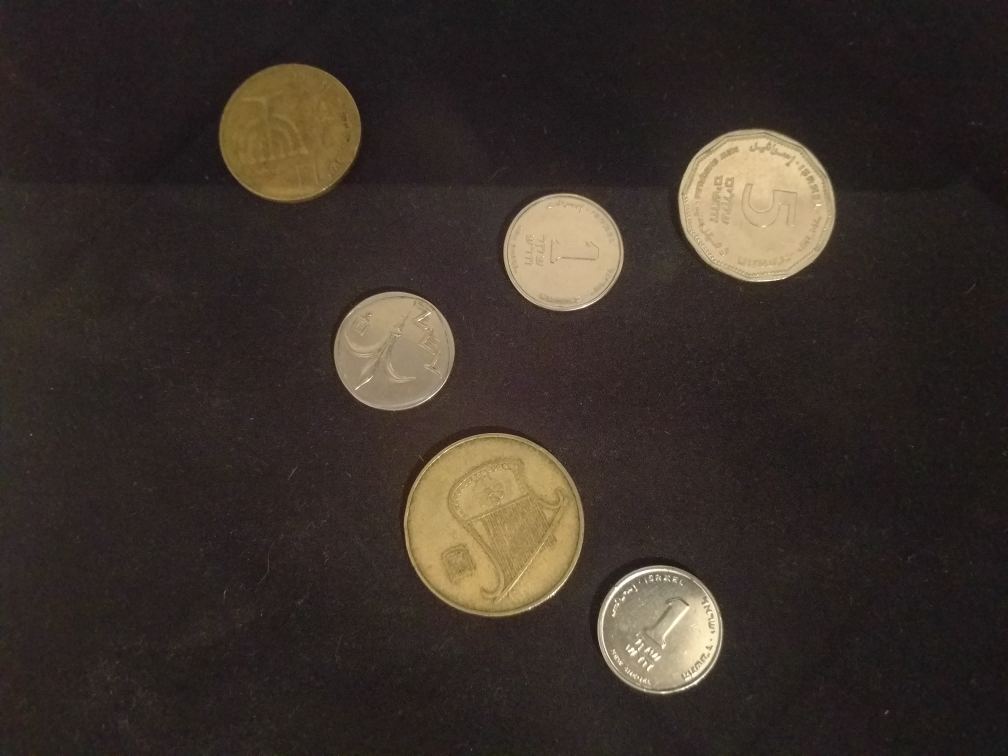
#> input picture images/coins.jpg, 4032 x 3024 px, given in place of the camera (shown at 1/4 size)
$ python main.py   (older library calls are emulated)
#> lines starting #> are read from the running program, lines starting #| are printed output that depends on the picture
import cv2
import numpy as np

cap = cv2.VideoCapture(0)

# Resize
# cap.set(3, 320)
# cap.set(4, 240)
while cap.isOpened():
	# Capture frame by frame
	ret, frame = cap.read()
#> frame is the input picture: shape (3024, 4032, 3); mean B, G, R 42.1, 48.6, 57.9

	blur = cv2.GaussianBlur(frame, (5, 5), 0)

	# Output dtype = cv2.CV_64F. Then take its absolute and convert to cv2.CV_8U
	sobelx64f = cv2.Sobel(blur, cv2.CV_64F, 1, 1, ksize=5)
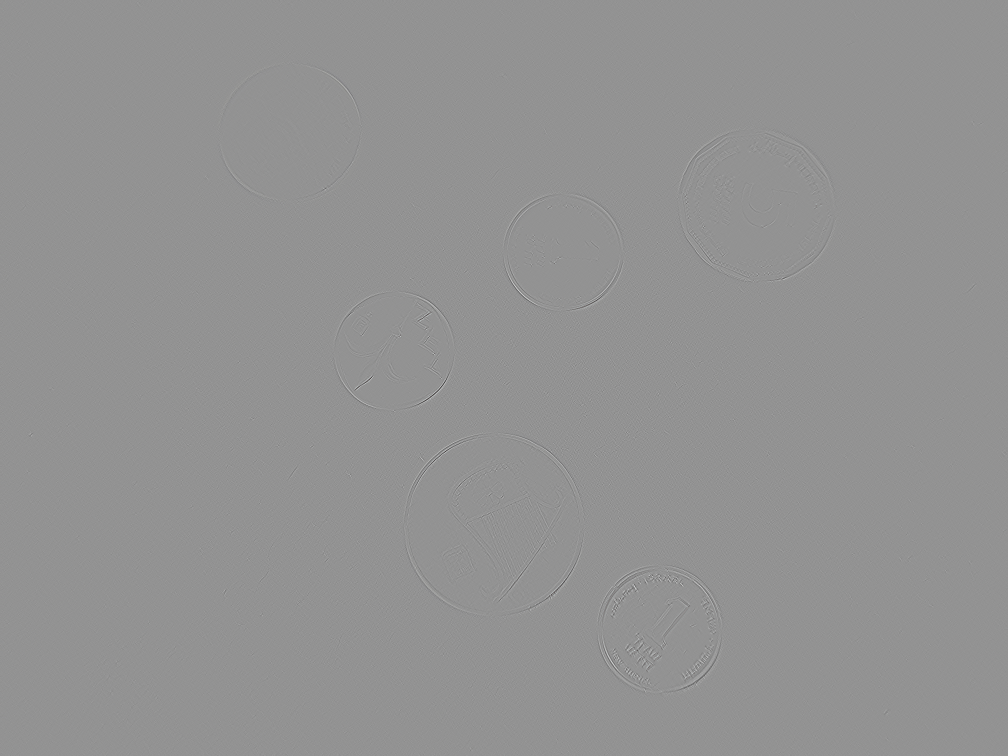
#> sobelx64f: shape (3024, 4032, 3) float64 (shown at 1/4 size); mean B, G, R 0, 0, 0; drawn with min black and max white
	abs_sobel64f = np.absolute(sobelx64f)
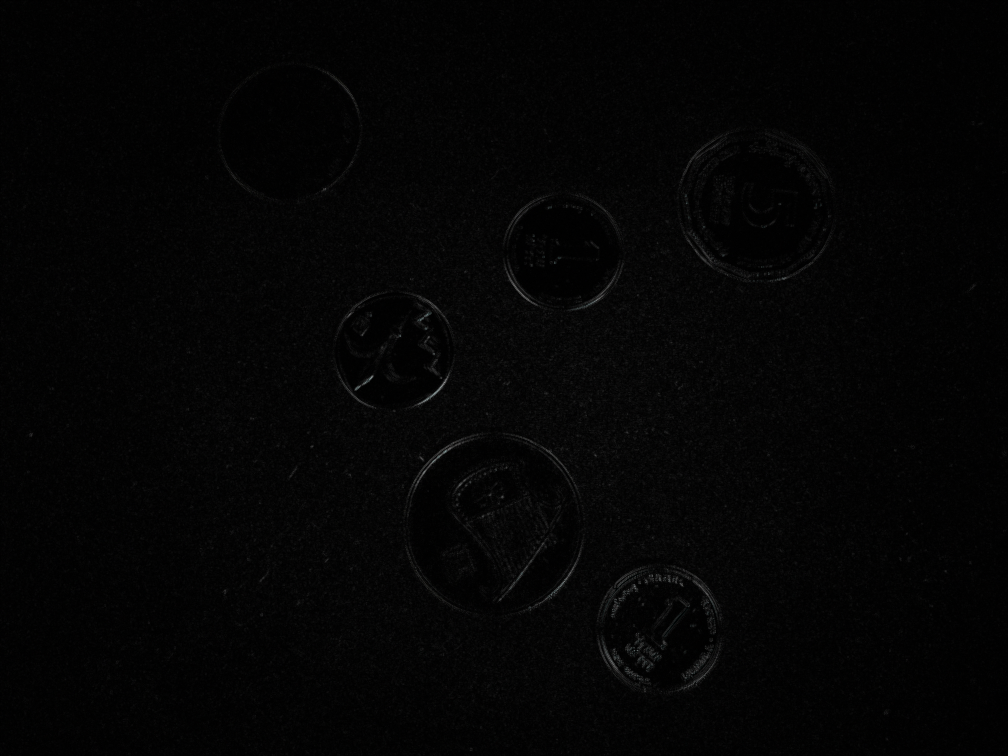
#> abs_sobel64f: shape (3024, 4032, 3) float64 (shown at 1/4 size); mean B, G, R 19.1, 19, 19; drawn with min black and max white
	sobel_8u = np.uint8(abs_sobel64f)
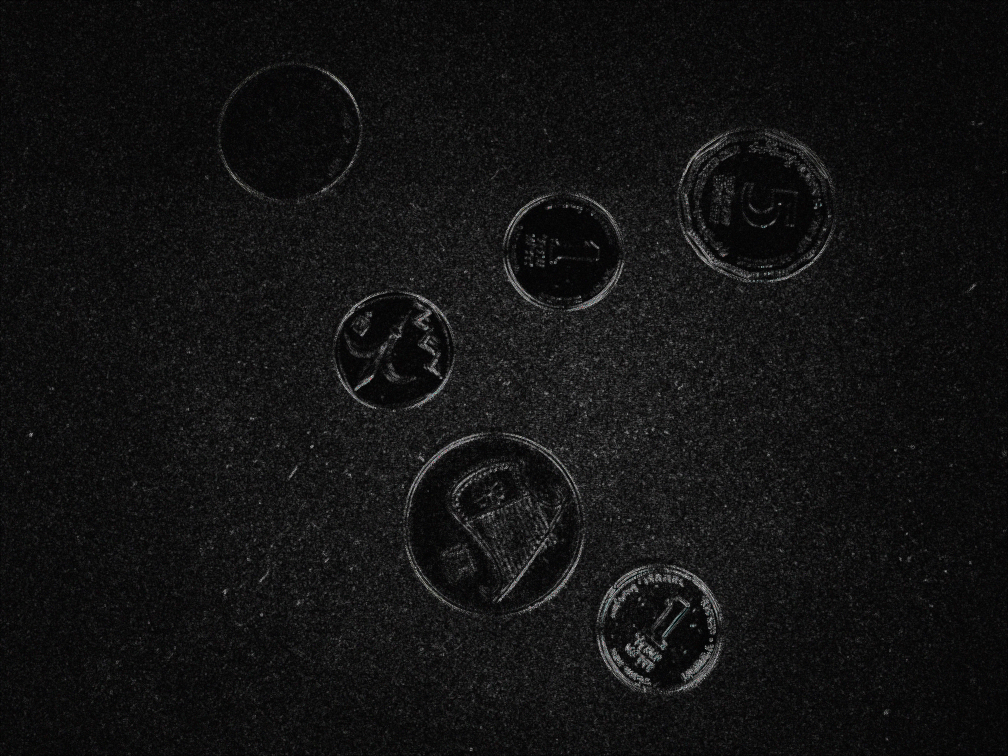
#> sobel_8u: shape (3024, 4032, 3) (shown at 1/4 size); mean B, G, R 18.7, 18.6, 18.7

	# resize original frame
	original_resized = cv2.resize(frame, None,fx=0.25, fy=0.25, interpolation = cv2.INTER_CUBIC)
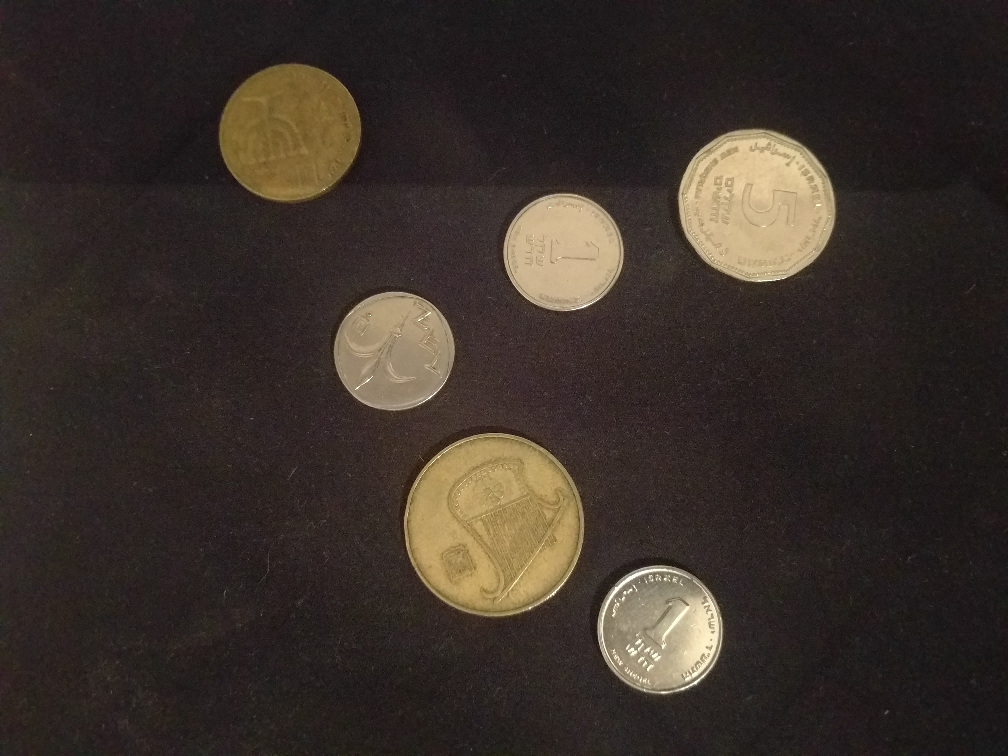
#> original_resized: shape (756, 1008, 3); mean B, G, R 42.1, 48.6, 57.9

	# placemeant position
	x_offset = y_offset = 0

	# draw resized original frame ontop of sobel
	sobel_8u[y_offset:y_offset + original_resized.shape[0], x_offset:x_offset + original_resized.shape[1]] = original_resized
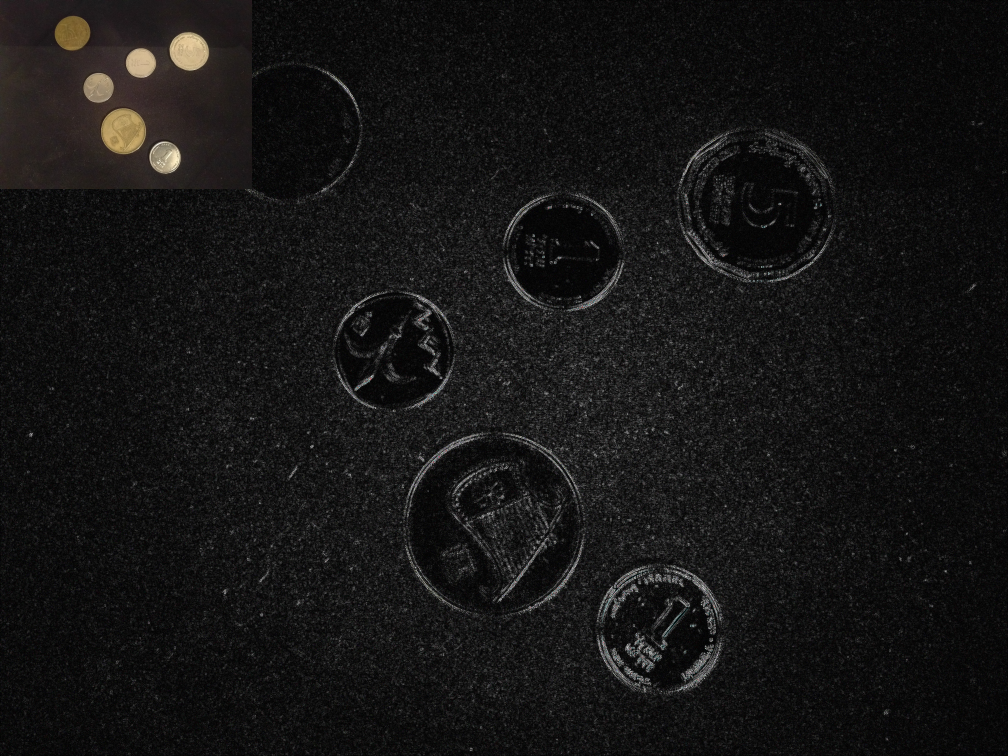
#> sobel_8u: shape (3024, 4032, 3) (shown at 1/4 size); mean B, G, R 20.6, 20.9, 21.5

	# Display the resulting frame
	cv2.imshow('frame', sobel_8u)

	# press q to exit
	if cv2.waitKey(1) & 0xFF == ord('q'):
#> (key q is pressed here)
		break

cap.release()
cv2.destroyAllWindows()
